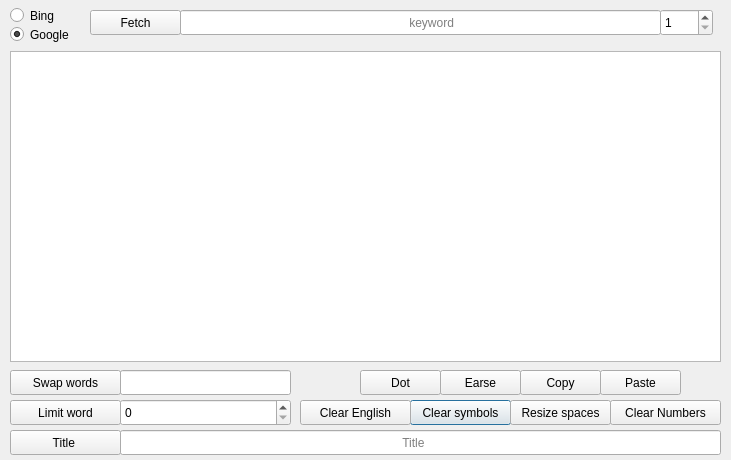
<?xml version="1.0" encoding="UTF-8"?>
<ui version="4.0">
 <class>Dialog</class>
 <widget class="QDialog" name="Dialog">
  <property name="geometry">
   <rect>
    <x>0</x>
    <y>0</y>
    <width>731</width>
    <height>460</height>
   </rect>
  </property>
  <property name="minimumSize">
   <size>
    <width>731</width>
    <height>460</height>
   </size>
  </property>
  <property name="maximumSize">
   <size>
    <width>731</width>
    <height>460</height>
   </size>
  </property>
  <property name="sizeIncrement">
   <size>
    <width>700</width>
    <height>410</height>
   </size>
  </property>
  <property name="windowTitle">
   <string>Praser Text</string>
  </property>
  <widget class="QPushButton" name="Button_clear_Symbols">
   <property name="geometry">
    <rect>
     <x>410</x>
     <y>400</y>
     <width>101</width>
     <height>25</height>
    </rect>
   </property>
   <property name="text">
    <string>Clear symbols</string>
   </property>
  </widget>
  <widget class="QPushButton" name="Button_clear_english">
   <property name="geometry">
    <rect>
     <x>300</x>
     <y>400</y>
     <width>111</width>
     <height>25</height>
    </rect>
   </property>
   <property name="text">
    <string>Clear English</string>
   </property>
  </widget>
  <widget class="QPlainTextEdit" name="plainTextEdit">
   <property name="geometry">
    <rect>
     <x>10</x>
     <y>51</y>
     <width>711</width>
     <height>311</height>
    </rect>
   </property>
   <property name="maximumSize">
    <size>
     <width>759</width>
     <height>484</height>
    </size>
   </property>
  </widget>
  <widget class="QPushButton" name="Button_Erase">
   <property name="geometry">
    <rect>
     <x>440</x>
     <y>370</y>
     <width>81</width>
     <height>25</height>
    </rect>
   </property>
   <property name="text">
    <string>Earse</string>
   </property>
  </widget>
  <widget class="QPushButton" name="pushButton_4">
   <property name="geometry">
    <rect>
     <x>520</x>
     <y>370</y>
     <width>81</width>
     <height>25</height>
    </rect>
   </property>
   <property name="text">
    <string>Copy</string>
   </property>
  </widget>
  <widget class="QPushButton" name="pushButton_5">
   <property name="geometry">
    <rect>
     <x>600</x>
     <y>370</y>
     <width>81</width>
     <height>25</height>
    </rect>
   </property>
   <property name="text">
    <string>Paste</string>
   </property>
  </widget>
  <widget class="QPushButton" name="pushButton">
   <property name="geometry">
    <rect>
     <x>10</x>
     <y>370</y>
     <width>111</width>
     <height>25</height>
    </rect>
   </property>
   <property name="text">
    <string>Swap words</string>
   </property>
  </widget>
  <widget class="QLineEdit" name="lineEdit_swap_words">
   <property name="geometry">
    <rect>
     <x>120</x>
     <y>370</y>
     <width>171</width>
     <height>25</height>
    </rect>
   </property>
   <property name="toolTip">
    <string>Enter number swap word with spase like 1 8 9</string>
   </property>
   <property name="inputMask">
    <string notr="true"/>
   </property>
   <property name="text">
    <string/>
   </property>
   <property name="placeholderText">
    <string/>
   </property>
  </widget>
  <widget class="QPushButton" name="Button_Limit_words">
   <property name="geometry">
    <rect>
     <x>10</x>
     <y>400</y>
     <width>111</width>
     <height>25</height>
    </rect>
   </property>
   <property name="text">
    <string>Limit word</string>
   </property>
  </widget>
  <widget class="QSpinBox" name="spinBox_limit_wrods">
   <property name="geometry">
    <rect>
     <x>120</x>
     <y>399</y>
     <width>171</width>
     <height>27</height>
    </rect>
   </property>
  </widget>
  <widget class="QPushButton" name="Button_Resize_spaces">
   <property name="enabled">
    <bool>true</bool>
   </property>
   <property name="geometry">
    <rect>
     <x>510</x>
     <y>400</y>
     <width>101</width>
     <height>25</height>
    </rect>
   </property>
   <property name="text">
    <string>Resize spaces</string>
   </property>
  </widget>
  <widget class="QPushButton" name="Button_clear_Numbers">
   <property name="enabled">
    <bool>true</bool>
   </property>
   <property name="geometry">
    <rect>
     <x>610</x>
     <y>400</y>
     <width>111</width>
     <height>25</height>
    </rect>
   </property>
   <property name="text">
    <string>Clear Numbers</string>
   </property>
  </widget>
  <widget class="QPushButton" name="Button_Add_Dot">
   <property name="geometry">
    <rect>
     <x>360</x>
     <y>370</y>
     <width>81</width>
     <height>25</height>
    </rect>
   </property>
   <property name="text">
    <string>Dot</string>
   </property>
  </widget>
  <widget class="QPushButton" name="Button_Fetch">
   <property name="geometry">
    <rect>
     <x>90</x>
     <y>10</y>
     <width>91</width>
     <height>25</height>
    </rect>
   </property>
   <property name="text">
    <string>Fetch</string>
   </property>
  </widget>
  <widget class="QLineEdit" name="lineEdit_Key_Word">
   <property name="geometry">
    <rect>
     <x>180</x>
     <y>10</y>
     <width>481</width>
     <height>25</height>
    </rect>
   </property>
   <property name="toolTip">
    <string>Enter number swap word with spase like 1 8 9</string>
   </property>
   <property name="inputMask">
    <string notr="true"/>
   </property>
   <property name="text">
    <string/>
   </property>
   <property name="placeholderText">
    <string>                                                                    keyword </string>
   </property>
  </widget>
  <widget class="QSpinBox" name="spinBox_Number_Pages">
   <property name="geometry">
    <rect>
     <x>660</x>
     <y>9</y>
     <width>53</width>
     <height>27</height>
    </rect>
   </property>
   <property name="wrapping">
    <bool>false</bool>
   </property>
   <property name="buttonSymbols">
    <enum>QAbstractSpinBox::UpDownArrows</enum>
   </property>
   <property name="minimum">
    <number>1</number>
   </property>
   <property name="maximum">
    <number>10</number>
   </property>
  </widget>
  <widget class="QRadioButton" name="radioButton_Google">
   <property name="geometry">
    <rect>
     <x>10</x>
     <y>23</y>
     <width>81</width>
     <height>23</height>
    </rect>
   </property>
   <property name="text">
    <string>Google</string>
   </property>
   <property name="checked">
    <bool>true</bool>
   </property>
  </widget>
  <widget class="QRadioButton" name="radioButton_Bing">
   <property name="geometry">
    <rect>
     <x>10</x>
     <y>4</y>
     <width>81</width>
     <height>23</height>
    </rect>
   </property>
   <property name="text">
    <string>Bing</string>
   </property>
  </widget>
  <widget class="QLineEdit" name="lineEdit_Titiles">
   <property name="geometry">
    <rect>
     <x>120</x>
     <y>430</y>
     <width>601</width>
     <height>25</height>
    </rect>
   </property>
   <property name="toolTip">
    <string>Enter number swap word with spase like 1 8 9</string>
   </property>
   <property name="inputMask">
    <string notr="true"/>
   </property>
   <property name="text">
    <string/>
   </property>
   <property name="placeholderText">
    <string>                                                                                    Title</string>
   </property>
  </widget>
  <widget class="QPushButton" name="Button_Title">
   <property name="geometry">
    <rect>
     <x>10</x>
     <y>430</y>
     <width>111</width>
     <height>25</height>
    </rect>
   </property>
   <property name="text">
    <string>Title </string>
   </property>
  </widget>
 </widget>
 <resources/>
 <connections>
  <connection>
   <sender>Button_Erase</sender>
   <signal>clicked()</signal>
   <receiver>plainTextEdit</receiver>
   <slot>clear()</slot>
   <hints>
    <hint type="sourcelabel">
     <x>375</x>
     <y>333</y>
    </hint>
    <hint type="destinationlabel">
     <x>414</x>
     <y>293</y>
    </hint>
   </hints>
  </connection>
  <connection>
   <sender>pushButton_5</sender>
   <signal>clicked()</signal>
   <receiver>plainTextEdit</receiver>
   <slot>paste()</slot>
   <hints>
    <hint type="sourcelabel">
     <x>520</x>
     <y>330</y>
    </hint>
    <hint type="destinationlabel">
     <x>627</x>
     <y>302</y>
    </hint>
   </hints>
  </connection>
  <connection>
   <sender>pushButton_4</sender>
   <signal>clicked()</signal>
   <receiver>plainTextEdit</receiver>
   <slot>selectAll()</slot>
   <hints>
    <hint type="sourcelabel">
     <x>439</x>
     <y>331</y>
    </hint>
    <hint type="destinationlabel">
     <x>507</x>
     <y>287</y>
    </hint>
   </hints>
  </connection>
  <connection>
   <sender>pushButton_4</sender>
   <signal>clicked()</signal>
   <receiver>plainTextEdit</receiver>
   <slot>copy()</slot>
   <hints>
    <hint type="sourcelabel">
     <x>473</x>
     <y>322</y>
    </hint>
    <hint type="destinationlabel">
     <x>538</x>
     <y>293</y>
    </hint>
   </hints>
  </connection>
 </connections>
</ui>
